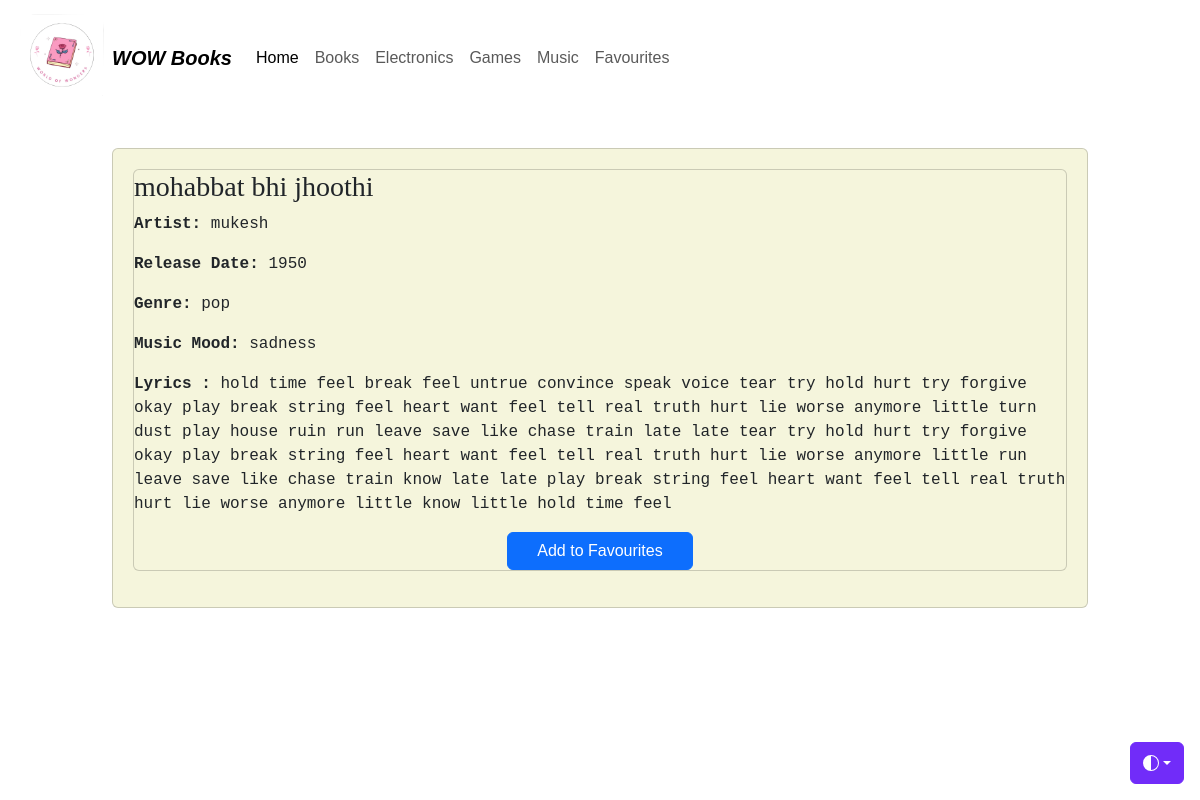
The app's page /MusicDetails.php?username=defaultUser&musicId=1 with its own data.
### tables this page shows
CREATE TABLE `wowmusic` (
  `musicId` int(11) NOT NULL,
  `artist_name` varchar(46) DEFAULT NULL,
  `track_name` varchar(163) DEFAULT NULL,
  `release_date` int(4) DEFAULT NULL,
  `genre` varchar(7) DEFAULT NULL,
  `lyrics` varchar(1714) DEFAULT NULL,
  `topic` varchar(10) DEFAULT NULL
);

### MusicDetails.php (the view, shortened to what this page needs)
<?php
$user = isset($_GET['username']) ? $_GET['username'] : 'defaultUser';
?>
<!DOCTYPE html>
<html lang="en">
<head>
	<link href="https://cdn.jsdelivr.net/npm/bootstrap@5.3.0/dist/css/bootstrap.min.css" rel="stylesheet">
	<link href="heroes.css" rel="stylesheet">
</head>
<body>
    <nav class="navbar navbar-expand-md fixed-top">
  <div class="container-fluid">
  	<img src ="wow.png" width="100px">
    <a class="navbar-brand" href="#"><b><i>WOW Books</b></i></a>
    <div class="collapse navbar-collapse" id="navbarCollapse">
      <ul class="navbar-nav me-auto mb-2 mb-md-0">
        <li class="nav-item">
        <a class="nav-link active" aria-current="page" href="R-index3.php?username=<?php echo urlencode($user); ?>">Home</a>
        </li>
		<li class="nav-item">
          <a class="nav-link" href="S-Books.php?username=<?php echo urlencode($user); ?>">Books</a>
          <li class="nav-item">
          <a class="nav-link" href="R-Electronics.php?username=<?php echo urlencode($user); ?>">Electronics</a>
        <li class="nav-item">
        <a class="nav-link" href="Games.php?username=<?php echo urlencode($user); ?>">Games</a>
        </li>
		 <li class="nav-item">
          <a class="nav-link" href="Music.php?username=<?php echo urlencode($user); ?>">Music</a>
          <li class="nav-item">
          <a class="nav-link" href="R-Favourites.php?username=<?php echo urlencode($user); ?>">Favourites</a>
        </li>
      </ul>
    </div>
  </div>
</nav>
<div class="dropdown position-fixed bottom-0 end-0 mb-3 me-3 bd-mode-toggle">
      <button class="btn btn-bd-primary py-2 dropdown-toggle d-flex align-items-center"
              id="bd-theme"
              type="button"
              aria-expanded="false"
              data-bs-toggle="dropdown"
              aria-label="Toggle theme (auto)">
        <svg class="bi my-1 theme-icon-active" width="1em" height="1em"><use href="#circle-half"></use></svg>
      </button>
    </div>
    <div class="container mt-5">
        <?php
        $servername = "localhost";
        $username = "root";
        $password = "";
        $dbname = "WOW";
        $conn = new mysqli($servername, $username, $password, $dbname);
        if (isset($_GET['musicId'])) {
            $musicId = $_GET['musicId'];
            $sql = "SELECT * FROM wowmusic WHERE musicId = ?";
            $stmt = $conn->prepare($sql);
            $stmt->bind_param("i", $musicId);
            $stmt->execute();
            $result = $stmt->get_result();
            if ($result->num_rows > 0) {
                $row = $result->fetch_assoc();
                echo '
                <div style="background-color: beige;" class="card">
                    <div class="row g-0">
                          <div style="border: 1px solic black; padding: 20px;">
                            <div style="background-color: beige;" class="card mb-3">
                            <h3 style="font-family: cursive" class="card-title">'.$row["track_name"].'</h3>
                                <p class="card-text"><strong>Artist: </strong> '.$row["artist_name"].'</p>
                                <p class="card-text"><strong>Release Date: </strong> '.$row["release_date"].'</p>
                                <p class="card-text"><strong>Genre: </strong> '.$row["genre"].'</p>
                                <p class="card-text"><strong>Music Mood:</strong> '.$row["topic"].'</p>
                                <p class="card-text"><strong>Lyrics :</strong> '.$row["lyrics"].'</p>
                                <a href="R-Favourites.php?username='.$user.'&musicId='.$row["musicId"].'" class="btn btn-primary mr-2" style="display: block; margin: auto; width: 20%">Add to Favourites</a>
                        </div>
                    </div>
                </div>';
            } else {
                echo "<p>Game details not found.</p>";
            }
        } else {
            echo "<p>No Game ID provided.</p>";
        }
        ?>
    </div>
</body>
</html>

### MusicDetails.php (style rules this page uses)
p { font-family: monospace; }
body { padding-top: 70px; }
.bi { vertical-align: -.125em; fill: currentColor; }
.btn-bd-primary { --bd-violet-bg: #712cf9; --bd-violet-rgb: 112.520718, 44.062154, 249.437846; --bs-btn-font-weight: 600; --bs-btn-color: var(--bs-white); --bs-btn-bg: var(--bd-violet-bg); --bs-btn-border-color: var(--bd-violet-bg); --bs-btn-hover-color: var(--bs-white); --bs-btn-hover-bg: #6528e0; --bs-btn-hover-border-color: #6528e0; --bs-btn-focus-shadow-rgb: var(--bd-violet-rgb); --bs-btn-active-color: var(--bs-btn-hover-color); --bs-btn-active-bg: #5a23c8; --bs-btn-active-border-color: #5a23c8; }
.bd-mode-toggle { z-index: 1500; }
body { font-family: Arial, sans-serif; margin: 0; padding: 100px; }
button { padding: 10px 20px; font-size: 16px; cursor: pointer; }

### records on screen
wowmusic: track_name "mohabbat bhi jhoothi", artist_name "mukesh", release_date "1950", genre "pop", topic "sadness", lyrics "hold time feel break feel untrue convince speak voice tear try hold hurt try forgive okay play break string feel heart want feel tell real truth hurt lie worse anymore little turn dust play house ruin run leave save like chase train late late tear try hold hurt try forgive okay play break string feel heart want feel tell real truth hurt lie worse anymore little run leave save like chase train know late late play break string feel heart want feel tell real truth hurt lie worse anymore little know little hold time feel"
